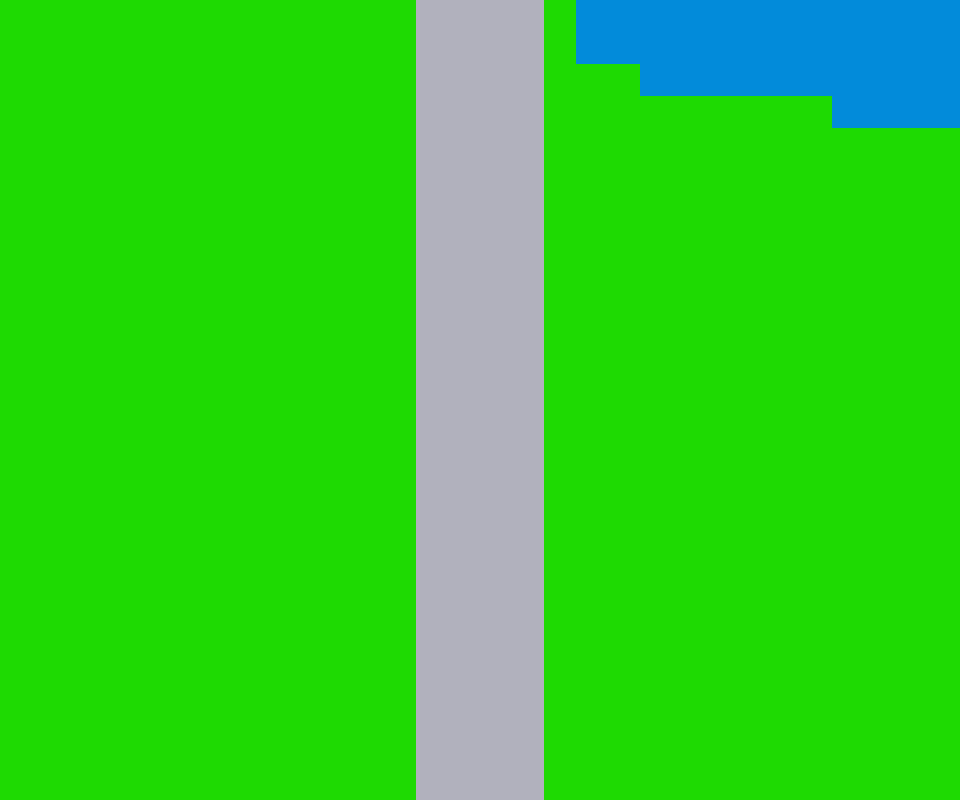

A 2D game scene composited from a Tiled map and its tileset images. What follows is a short description and the map's XML, with every tile layer's data as written:
An orthogonal 30x25 tile map with 32x32 px tiles, 1 tile layer (level).

<map version="1.0" orientation="orthogonal" renderorder="right-down" width="30" height="25" tilewidth="32" tileheight="32" nextobjectid="1">
 <tileset firstgid="1" name="ground_1x1" tilewidth="32" tileheight="32" tilecount="25" columns="25">
  <image source="../pic/ground_1x1.png" width="800" height="32" />
 </tileset>
 <layer name="level" width="30" height="25">
  <data encoding="csv">
1,1,1,1,1,1,1,1,1,1,1,1,1,2,2,2,2,1,3,3,3,3,3,3,3,3,3,3,3,3,
1,1,1,1,1,1,1,1,1,1,1,1,1,2,2,2,2,1,3,3,3,3,3,3,3,3,3,3,3,3,
1,1,1,1,1,1,1,1,1,1,1,1,1,2,2,2,2,1,1,1,3,3,3,3,3,3,3,3,3,3,
1,1,1,1,1,1,1,1,1,1,1,1,1,2,2,2,2,1,1,1,1,1,1,1,1,1,3,3,3,3,
1,1,1,1,1,1,1,1,1,1,1,1,1,2,2,2,2,1,1,1,1,1,1,1,1,1,1,1,1,1,
1,1,1,1,1,1,1,1,1,1,1,1,1,2,2,2,2,1,1,1,1,1,1,1,1,1,1,1,1,1,
1,1,1,1,1,1,1,1,1,1,1,1,1,2,2,2,2,1,1,1,1,1,1,1,1,1,1,1,1,1,
1,1,1,1,1,1,1,1,1,1,1,1,1,2,2,2,2,1,1,1,1,1,1,1,1,1,1,1,1,1,
1,1,1,1,1,1,1,1,1,1,1,1,1,2,2,2,2,1,1,1,1,1,1,1,1,1,1,1,1,1,
1,1,1,1,1,1,1,1,1,1,1,1,1,2,2,2,2,1,1,1,1,1,1,1,1,1,1,1,1,1,
1,1,1,1,1,1,1,1,1,1,1,1,1,2,2,2,2,1,1,1,1,1,1,1,1,1,1,1,1,1,
1,1,1,1,1,1,1,1,1,1,1,1,1,2,2,2,2,1,1,1,1,1,1,1,1,1,1,1,1,1,
1,1,1,1,1,1,1,1,1,1,1,1,1,2,2,2,2,1,1,1,1,1,1,1,1,1,1,1,1,1,
1,1,1,1,1,1,1,1,1,1,1,1,1,2,2,2,2,1,1,1,1,1,1,1,1,1,1,1,1,1,
1,1,1,1,1,1,1,1,1,1,1,1,1,2,2,2,2,1,1,1,1,1,1,1,1,1,1,1,1,1,
1,1,1,1,1,1,1,1,1,1,1,1,1,2,2,2,2,1,1,1,1,1,1,1,1,1,1,1,1,1,
1,1,1,1,1,1,1,1,1,1,1,1,1,2,2,2,2,1,1,1,1,1,1,1,1,1,1,1,1,1,
1,1,1,1,1,1,1,1,1,1,1,1,1,2,2,2,2,1,1,1,1,1,1,1,1,1,1,1,1,1,
1,1,1,1,1,1,1,1,1,1,1,1,1,2,2,2,2,1,1,1,1,1,1,1,1,1,1,1,1,1,
1,1,1,1,1,1,1,1,1,1,1,1,1,2,2,2,2,1,1,1,1,1,1,1,1,1,1,1,1,1,
1,1,1,1,1,1,1,1,1,1,1,1,1,2,2,2,2,1,1,1,1,1,1,1,1,1,1,1,1,1,
1,1,1,1,1,1,1,1,1,1,1,1,1,2,2,2,2,1,1,1,1,1,1,1,1,1,1,1,1,1,
1,1,1,1,1,1,1,1,1,1,1,1,1,2,2,2,2,1,1,1,1,1,1,1,1,1,1,1,1,1,
1,1,1,1,1,1,1,1,1,1,1,1,1,2,2,2,2,1,1,1,1,1,1,1,1,1,1,1,1,1,
1,1,1,1,1,1,1,1,1,1,1,1,1,2,2,2,2,1,1,1,1,1,1,1,1,1,1,1,1,1
</data>
 </layer>
</map>
